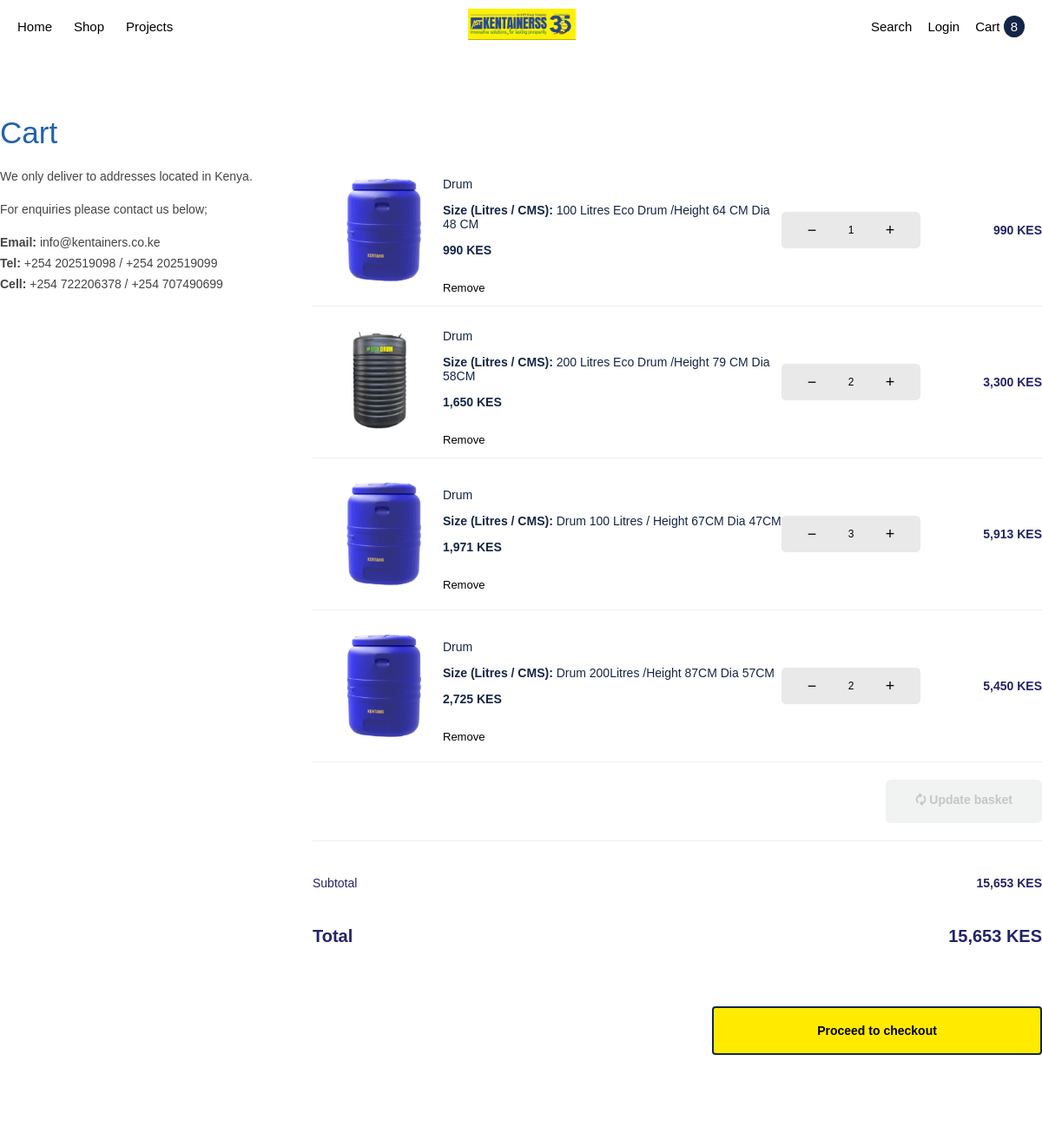
Page /cart/ (upper part) on the earlier database version.
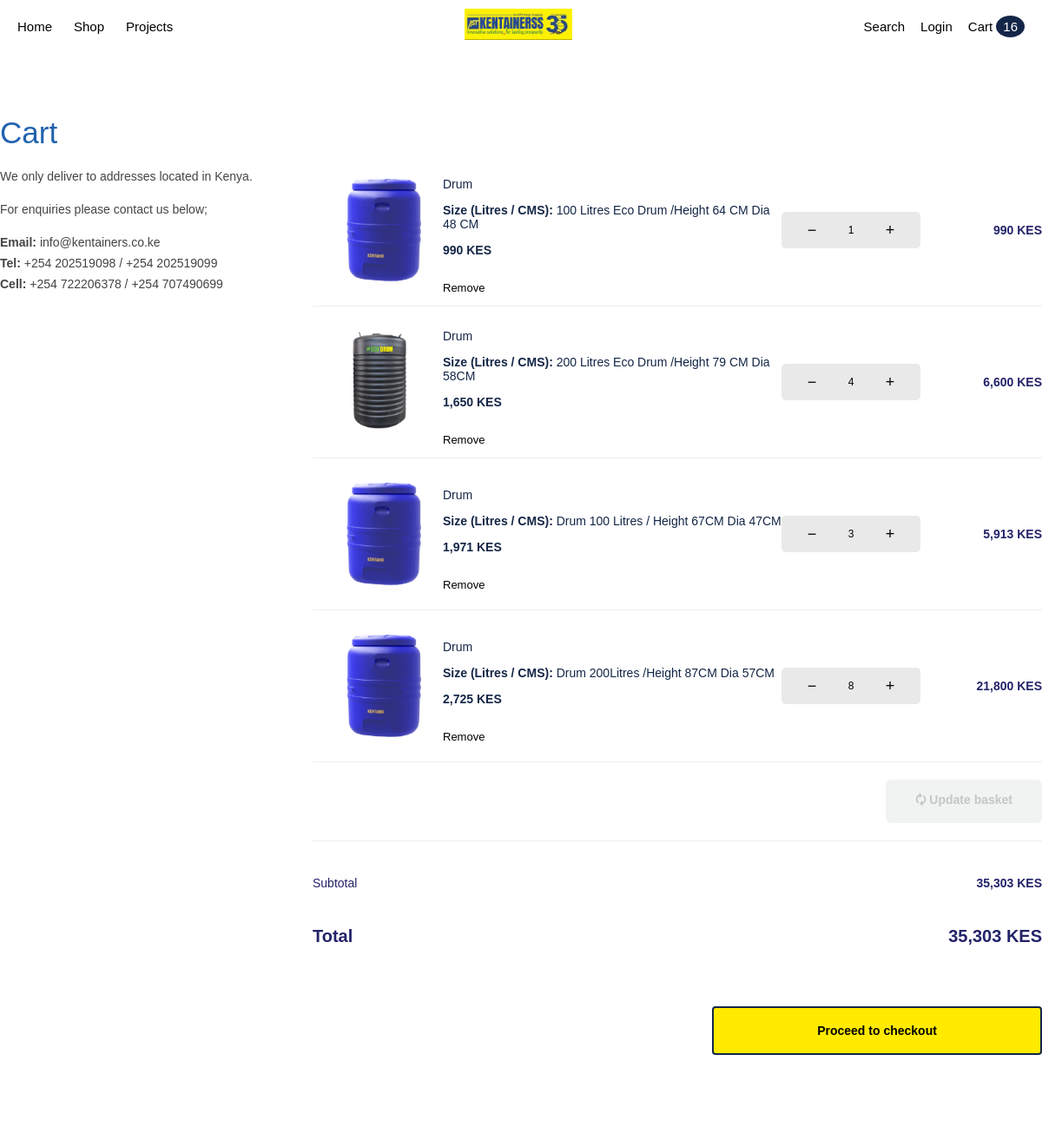
Same page on the later database version.
### shop/models.py (models this page shows, shortened)
class CartItem(models.Model):
    user = models.ForeignKey(User, on_delete=models.CASCADE, null=True, blank=True)
    product = models.ForeignKey(Product, on_delete=models.CASCADE)
    option = models.ForeignKey(ProductOption, on_delete=models.SET_NULL, null=True, blank=True)
    price = models.DecimalField(max_digits=10, decimal_places=2)
    quantity = models.PositiveIntegerField(default=1)
    class Meta:
        unique_together = ('user', 'product', 'option')
    @property
    def line_total(self):
        return self.price * self.quantity

class ProductOption(models.Model):
    product = models.ForeignKey(
        Product,
        on_delete=models.CASCADE,
        related_name="options"
    )
    name = models.CharField(max_length=200)  # e.g. "200 Litres"
    price = models.DecimalField(max_digits=10, decimal_places=2)
    stock = models.IntegerField(default=0)
    image = models.ImageField(
        upload_to="products/options/",
        blank=True,
        help_text="Optional image for this size/option"
    )

class Product(models.Model):
    CATEGORY_CHOICES = [
        ("water_tanks", "Water Tanks & Storage"),
        ("sanitation", "Sanitation"),
        ("agriculture", "Agriculture"),
        ("material_handling", "Material Handling"),
        ("water_supply", "Water Supply & Accessories"),
        ("special_products", "Special Products"),
    ]
    TYPE_CHOICES = [
        ("viable", "Viable"),
        ("simple", "Simple"),
    ]
    brochure = models.FileField(
        upload_to="brochures/",
        blank=True,
        null=True,
        help_text="Upload product brochure (PDF recommended)"
    )
    name = models.CharField(max_length=200)
    slug = models.SlugField(unique=True)
    category = models.CharField(max_length=50, choices=CATEGORY_CHOICES)
    price = models.DecimalField(max_digits=10, decimal_places=2)
    type = models.CharField(max_length=20, choices=TYPE_CHOICES)
    quantity = models.IntegerField(default=0)
    image = models.ImageField(upload_to="products/")
    short_description = models.CharField(
        max_length=300,
        blank=True,
        null=True,
        help_text="Brief summary shown on product cards or listings."
    )
    description = models.TextField(blank=True, null=True)
    stock_status = models.BooleanField(default=True)
    offers_delivery = models.BooleanField(
        default=False,
        help_text="Check this if this product requires delivery & shipping zone selection"
    )

### shop/views.py (the view)
# urls.py: path('cart/', views.cart, name='cart'),
def cart(request):
    user = request.user if request.user.is_authenticated else None
    cart_items = CartItem.objects.filter(user=user)
    cart_subtotal = 0
    cart_count = 0
    for item in cart_items:
        cart_subtotal += item.line_total   # ✅ use property
        cart_count += item.quantity
    return render(
        request,
        'cart.html',
        {
            'cart_items': cart_items,
            'cart_count': cart_count,
            'cart_subtotal': cart_subtotal,
        }
    )

### shop/templates/cart.html (shortened to what this page needs)
{% load static %}
{% load humanize %}
<!doctype html>
<html lang="en">
<head>
    <link rel="stylesheet" href="{% static 'assets/css/cart.css' %}">
</head>
<body>
<header>
    {% include "navbar.html" %}
</header>
<main class="cart-page">
    <h1 class="cart-title">Cart</h1>
    <div class="cart-grid">
        <aside class="cart-info">
            <p>We only deliver to addresses located in Kenya.</p>
            <p>For enquiries please contact us below;</p>
            <p>
                <strong>Email:</strong> info@kentainers.co.ke<br>
                <strong>Tel:</strong> +254 202519098 / +254 202519099<br>
                <strong>Cell:</strong> +254 722206378 / +254 707490699
            </p>
        </aside>
        <section class="cart-right">
            {% if cart_items %}
                <div class="cart-items">
                    {% include "cart_items2.html" %}
                </div>
                <div class="summary">
    <div class="summary-row">
        <span>Subtotal</span>
        <strong id="cartSubtotal">
            {{ cart_subtotal|floatformat:0|intcomma }} KES
        </strong>
    </div>
    <div class="summary-row total">
        <strong>Total</strong>
        <strong id="cartTotal">
            {{ cart_subtotal|floatformat:0|intcomma }} KES
        </strong>
    </div>
    <div class="checkout-wrap">
        <a href="{% url 'checkout' %}" class="checkout-btn">
            Proceed to checkout
        </a>
    </div>
</div>
            {% else %}
                <div class="empty-cart">
                    <p>Your cart is currently empty.</p>
                    <a href="{% url 'shop' %}" class="kc-btn-shop">Shop Now</a>
                </div>
            {% endif %}
        </section>
    </div>
</main>
{% include "footer.html" %}
</body>
</html>

### shop/templates/cart_items2.html (shortened to what this page needs)
{% load static %}
{% load humanize %}
<link rel="stylesheet" href="{% static 'assets/css/cart_items2.css' %}">
<div class="cart-wrapper">
{% for item in cart_items %}
<div class="cart-row"
     data-item-id="{{ item.id }}"
     data-unit-price="{{ item.price }}">
    <div class="cart-col image">
        <a href="{% url 'product_detail' item.product.slug %}">
            <img src="{{ item.option.image.url }}" alt="{{ item.product.name }}">
        </a>
    </div>
    <div class="cart-col details">
        <p class="product-type">
            <a href="{% url 'product_detail' item.product.slug %}" style="color: #142647; text-decoration: none;">
                {{ item.product.name }}
            </a>
        </p>
        <p class="cart-name">
            <strong>Size (Litres / CMS):</strong>
            {{ item.option.name }}
        </p>
        <p class="cart-unit-price">
            {{ item.price|floatformat:0|intcomma }} KES
        </p>
        <button class="cart-remove" data-id="{{ item.id }}">
            Remove
        </button>
    </div>
<div class="cart-col qty">
    <button class="qty-btn qty-decrease" data-id="{{ item.id }}" type="button">−</button>
    <span class="qty-value">{{ item.quantity }}</span>
    <button class="qty-btn qty-increase" data-id="{{ item.id }}" type="button">+</button>
</div>
<div class="cart-col total" style="color: #23236a; font-size: 14px;">
    {{ item.line_total|floatformat:0|intcomma }} KES
</div>
</div>
{% endfor %}
<div class="update-basket-wrap">
    <button id="updateBasketBtn" disabled style="font-family: Arial, sans-serif; font-size: 14px;">
        <strong>
            🗘 Update basket
        </strong>
    </button>
</div>
</div>

Differences in the rows shown:
changed CartItem "200 Litres Eco Drum /Height 79 CM Dia 58CM": quantity "2" → "4"; line_total "3,300" → "6,600"
changed CartItem "Drum 200Litres /Height 87CM Dia 57CM": quantity "2" → "8"; line_total "5,450" → "21,800"
Other differences:
{{ cart_count|default:"0" }}: "8" → "16"
{{ cart_subtotal|floatformat:0|intcomma }}: "15,653" → "35,303"
